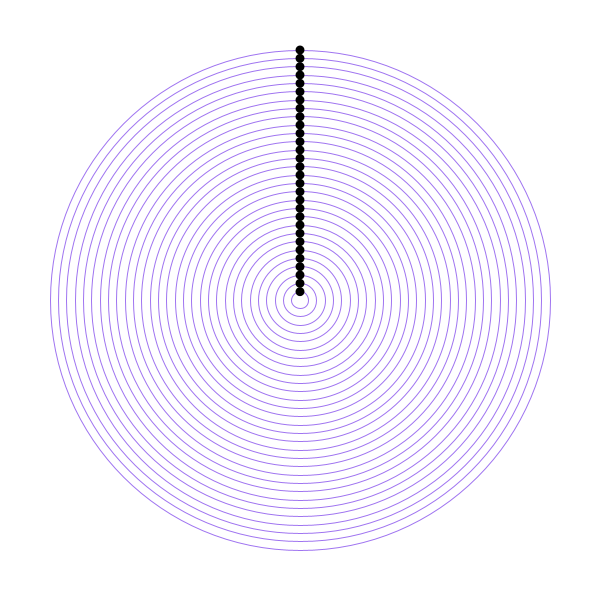
Frame 1 (no input)
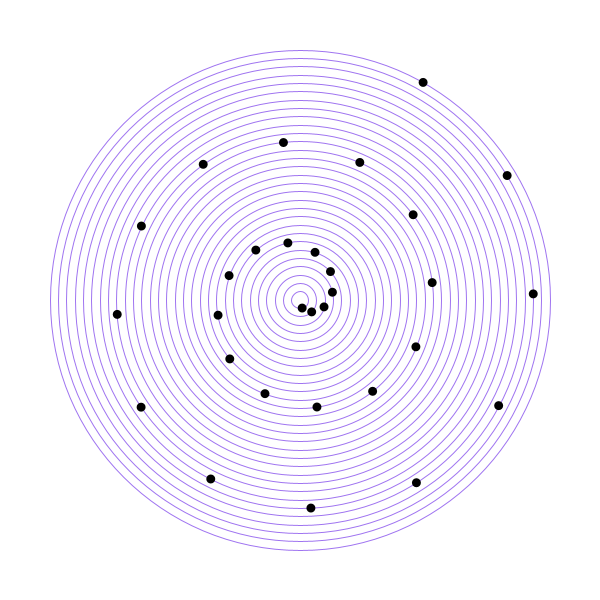
Frame 60 (the mouse pressed at the canvas centre just before this capture)
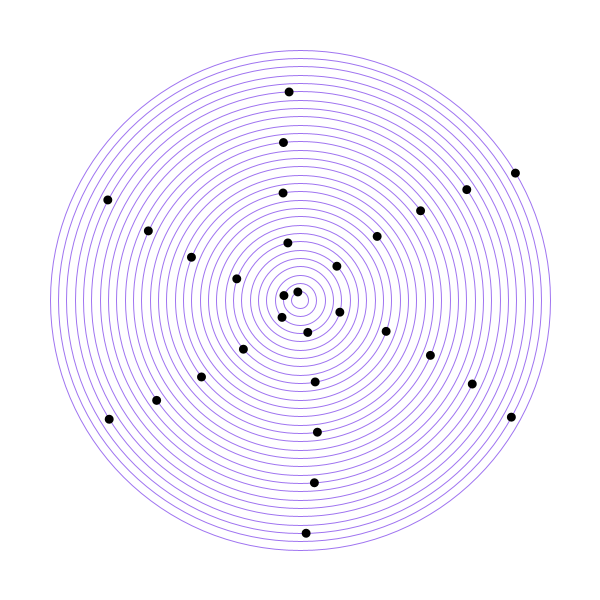
Frame 120 (the mouse held since frame 60 and released just before this capture)

The Processing sketch that drew these frames (run headless with seeded random() and noise(); from frame 60 on, the mouse is pressed at the canvas centre):

// Processing sketch: WaitForIt
// ── WaitForIt.pde
ArrayList<DotCircle> circles = new ArrayList<DotCircle>();
float numCircles = 30;

void setup(){
  size(600, 600);
  for(int i = 0; i < numCircles; i++){
    circles.add(new DotCircle(0, 0, 500 * ((i + 1) / numCircles), color(159, 116, 240)));
  }
}

void draw(){
   background(255);
   translate(width / 2, height / 2);
   for(int i = 0; i < circles.size(); i++){
      DotCircle circle = circles.get(i);
      circle.display();
      circle.addPercent(2 * (circles.size() - i + 0));
   }
}
// ── DotCircle.pde
public class DotCircle{
  
  float total;
  float x, y, d, percent;
  color col;
  
  public DotCircle(float x_, float y_, float d_, color col_){
    col = col_;
    x = x_;
    y = y_;
    d = d_;
    total = 720 * 2;
    percent = 0;
  }
  
  void addPercent(float add){
    percent += add;
  }
  
  void display(){
   noFill();
   stroke(col);
   ellipse(x, y, d, d);
   PVector dotPos = PVector.fromAngle((percent * 2 * PI / total) - PI / 2).mult(d / 2);
   float dotX = x + dotPos.x;
   float dotY = y + dotPos.y;
   noStroke();
   fill(color(0));
   ellipse(dotX, dotY, 9, 9);
  }
}
